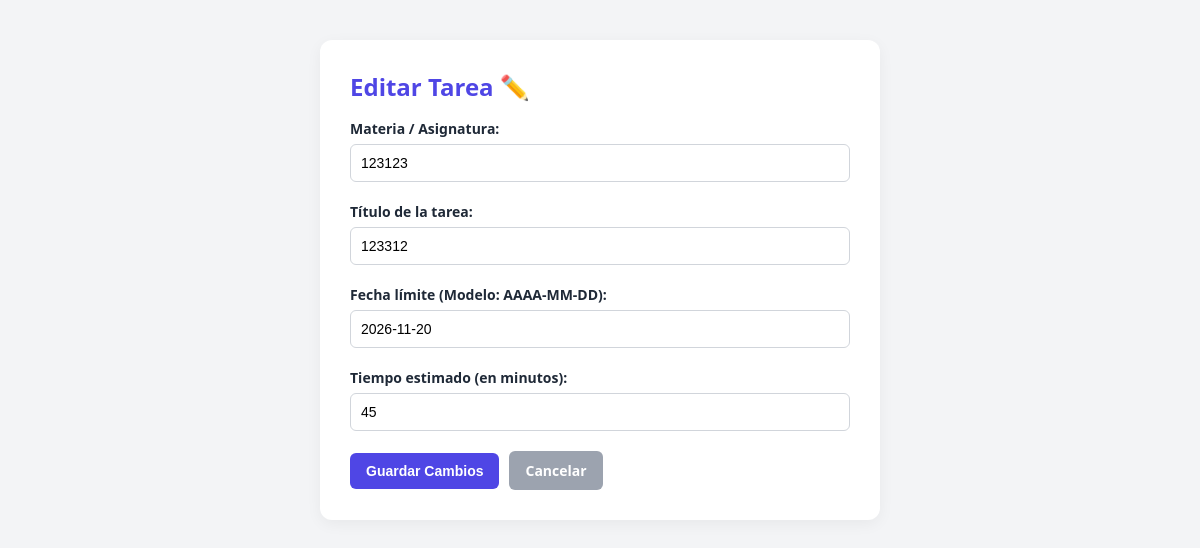
Screenshot of /class/task-edit/4 (signed in) with the database file from the repository.
### models.py (models this page shows)
class ClassTask(db.Model):
    id = db.Column(db.Integer, primary_key=True)
    title = db.Column(db.String(200), nullable=False)
    subject = db.Column(db.String(100), nullable=False, default="General")
    deadline = db.Column(db.Date, nullable=False)
    estimated_time = db.Column(db.Integer, nullable=False)
    priority = db.Column(db.String(50), nullable=False)
    completed = db.Column(db.Boolean, default=False, nullable=False)
    classroom_id = db.Column(
        db.Integer, db.ForeignKey("classroom.id"), nullable=False
    )
    user_id = db.Column(db.Integer, db.ForeignKey("user.id"), nullable=False)
    author_name = db.Column(db.String(100), nullable=False)

### app.py (the view, shortened to what this page needs)
@app.route("/class/task-edit/<int:task_id>", methods=["GET", "POST"])
def edit_class_task(task_id):
    if "user_id" not in session:
        return redirect(url_for("login"))
    task = ClassTask.query.get_or_404(task_id)
    classroom = Classroom.query.get_or_404(task.classroom_id)
    today = date.today()
    if classroom.creator_id != session["user_id"] and task.user_id != session["user_id"]:
        return redirect(url_for("view_class", class_id=classroom.id))
    return render_template("edit_task.html", task=task)

### app.py (called while the page is built)
@app.before_request
def make_session_permanent():
    session.permanent = True

### templates/edit_task.html (shortened to what this page needs)
<!DOCTYPE html>
<html lang="es">
<head>
</head>
<body>
    <div class="container">
        <h1>Editar Tarea ✏️</h1>
        <form method="POST">
            <label for="subject">Materia / Asignatura:</label>
            <input type="text" id="subject" name="subject" value="{{ task.subject }}" required>
            <label for="title">Título de la tarea:</label>
            <input type="text" id="title" name="title" value="{{ task.title }}" required>
            <label for="deadline">Fecha límite (Modelo: AAAA-MM-DD):</label>
            <input type="text" id="deadline" name="deadline" value="{{ task.deadline }}" pattern="\d{4}-\d{2}-\d{2}"
                required>
            <label for="estimated_time">Tiempo estimado (en minutos):</label>
            <input type="number" id="estimated_time" name="estimated_time" value="{{ task.estimated_time }}" required>
            <div class="btn-group">
                <button type="submit" class="btn">Guardar Cambios</button>
                <a href="/" class="btn btn-back">Cancelar</a>
            </div>
        </form>
    </div>
</body>
</html>

### templates/edit_task.html (style rules this page uses)
:root { --primary: #4f46e5; --primary-hover: #4338ca; --bg-color: #f3f4f6; --card-bg: #ffffff; --text-main: #1f2937; }
body { font-family: 'Segoe UI', Tahoma, Geneva, Verdana, sans-serif; background-color: var(--bg-color); color: var(--text-main); margin: 0; padding: 40px; display: flex; justify-content: center; }
.container { width: 100%; max-width: 500px; background: var(--card-bg); padding: 30px; border-radius: 12px; box-shadow: 0 4px 15px rgba(0, 0, 0, 0.05); }
h1 { margin-top: 0; color: var(--primary); font-size: 24px; }
label { font-weight: 600; font-size: 14px; display: block; margin-bottom: 6px; }
input[type="text"], input[type="number"] { width: 100%; padding: 10px; border: 1px solid #d1d5db; border-radius: 6px; font-size: 14px; box-sizing: border-box; margin-bottom: 20px; }
.btn-group { display: flex; gap: 10px; align-items: center; }
.btn { background-color: var(--primary); color: white; padding: 10px 16px; border-radius: 6px; text-decoration: none; font-weight: 600; font-size: 14px; border: none; cursor: pointer; }
.btn-back { background-color: #9ca3af; }

### rows the page displays
ClassTask: subject "123123", title "123312", deadline "2026-11-20", estimated_time "45"
